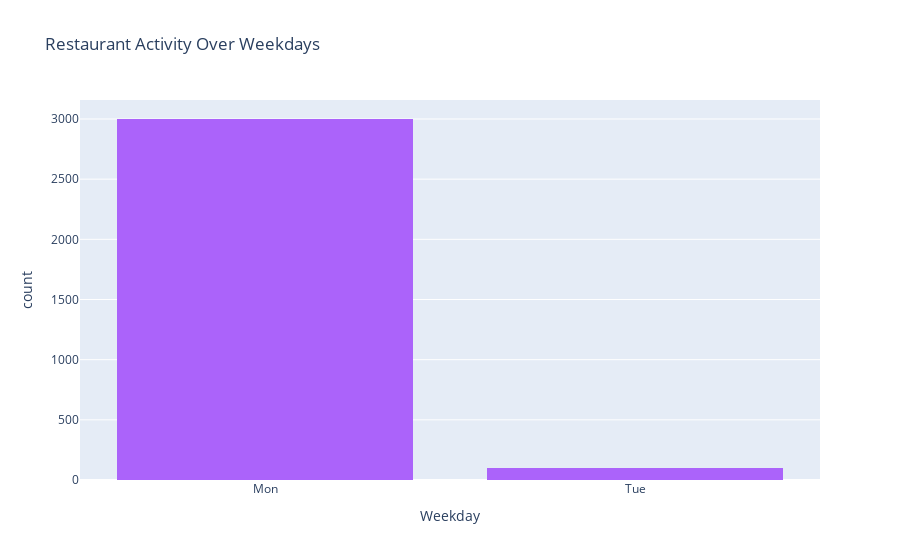

This figure's notebook cell:
### Markdown cell above
Restaurant Activity Over Weekdays (If Timings Has Weekdays)

### Code cell
import re

df['Weekday'] = df['Timings'].apply(lambda x: re.findall(r'(Mon|Tue|Wed|Thu|Fri|Sat|Sun)', str(x))).str[0]

fig = px.histogram(df, x='Weekday',
                   title='Restaurant Activity Over Weekdays',
                   color_discrete_sequence=['#ab63fa'])
fig.show()

### Figure 1 — Plotly figure (JSON) as saved in the notebook; plotly's stock layout.template omitted (floating-point values rounded to 4 significant figures; data arrays with more than 128 entries replaced by an {"elided": "..."} marker saying what was removed)
{"data": [{"alignmentgroup": "True", "bingroup": "x", "hovertemplate": "Weekday=%{x}<br>count=%{y}<extra></extra>", "legendgroup": "", "marker": {"color": "#ab63fa", "pattern": {"shape": ""}}, "name": "", "offsetgroup": "", "orientation": "v", "showlegend": false, "type": "histogram", "x": {"elided": "10000 str values"}, "xaxis": "x", "yaxis": "y"}], "layout": {"barmode": "relative", "legend": {"tracegroupgap": 0}, "title": {"text": "Restaurant Activity Over Weekdays"}, "xaxis": {"anchor": "y", "domain": [0, 1], "title": {"text": "Weekday"}}, "yaxis": {"anchor": "x", "domain": [0, 1], "title": {"text": "count"}}}}
